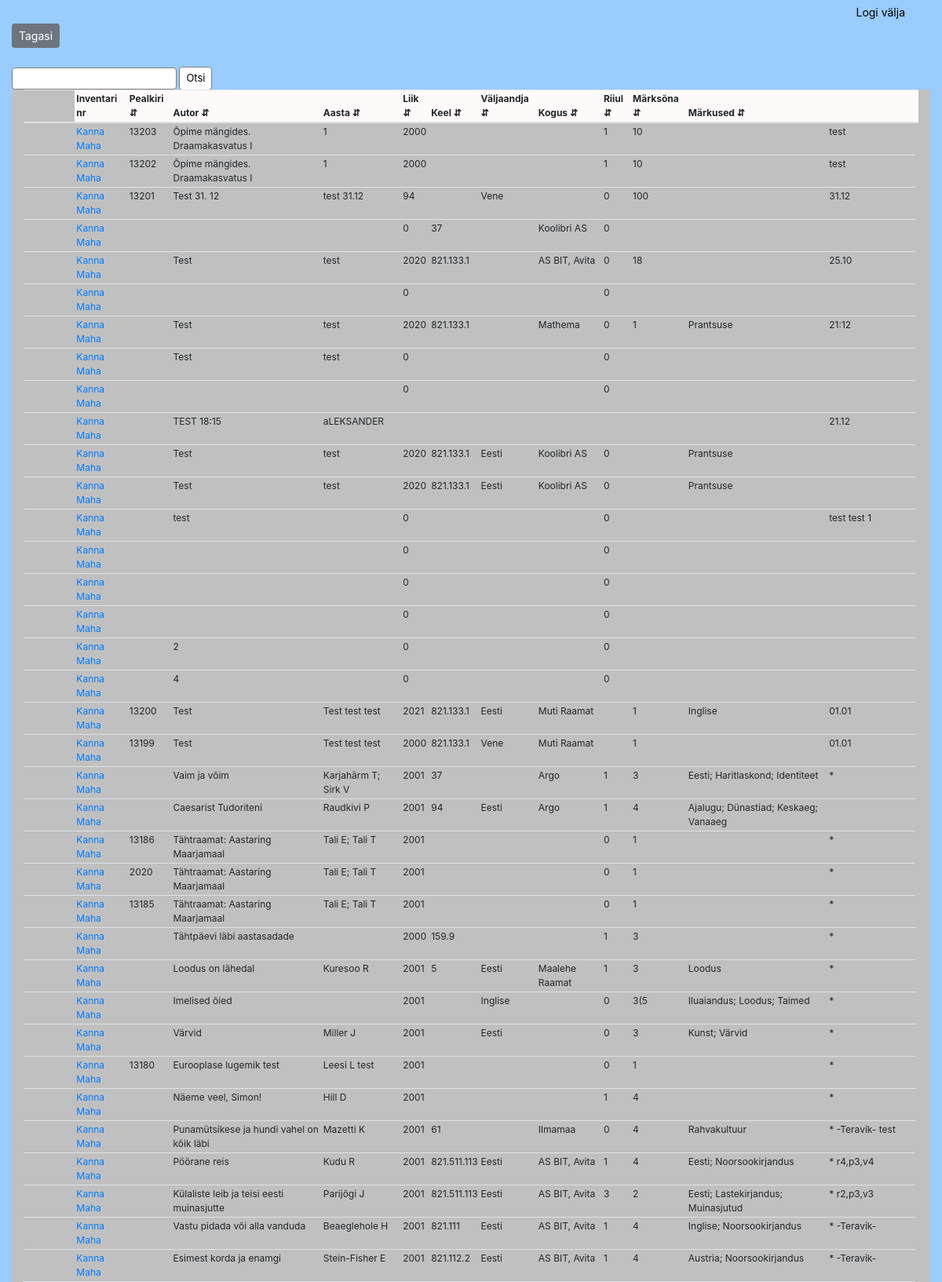
The app's page /write_off_book_select.php (upper part) with its own data.
### tables this page shows
CREATE TABLE IF NOT EXISTS `meedia` (
  `id` int(11) NOT NULL AUTO_INCREMENT,
  `meedia_liik` varchar(10) DEFAULT NULL,
  `ISBN` varchar(25) DEFAULT NULL,
  `pealkiri` varchar(150) DEFAULT NULL,
  `sari` int(11) DEFAULT NULL,
  `klass` varchar(10) DEFAULT NULL,
  `andmekandja` int(11) DEFAULT NULL,
  `autor` varchar(225) DEFAULT NULL,
  `aasta` int(11) DEFAULT NULL,
  `liik` int(11) DEFAULT NULL,
  `keel` int(11) DEFAULT NULL,
  `valjaandja` int(11) DEFAULT NULL,
  `kogus` int(11) DEFAULT NULL,
  `riiul` varchar(5) DEFAULT NULL,
  `marksona` varchar(255) DEFAULT NULL,
  `markused` varchar(255) DEFAULT NULL,
  PRIMARY KEY (`id`),
  KEY `FK_raamat_keel` (`keel`),
  KEY `FK_raamat_andmekandja` (`andmekandja`),
  KEY `FK_raamat_liik` (`liik`),
  KEY `FK_raamat_valjaandja` (`valjaandja`),
  KEY `FK_raamat_marskona` (`marksona`(250))
);

CREATE TABLE IF NOT EXISTS `meedia_eksemplar` (
  `id` int(11) NOT NULL AUTO_INCREMENT,
  `meedia` int(11) NOT NULL,
  `p_id` int(11) NOT NULL,
  `inventari_nr` int(11) NOT NULL,
  `kuupaev` datetime NOT NULL DEFAULT CURRENT_TIMESTAMP,
  `hind` decimal(15,2) NOT NULL,
  `kogus` int(11) NOT NULL,
  `müüdud_kogus` int(11) NOT NULL,
  `saatedokument` int(11) NOT NULL,
  `mahakandmisakt` int(11) NOT NULL,
  `number` varchar(15) NOT NULL,
  `markused` varchar(255) NOT NULL,
  PRIMARY KEY (`id`),
  KEY `fk_meediaeks_meedia` (`meedia`),
  KEY `fk_mahakandmine` (`mahakandmisakt`)
);

CREATE TABLE IF NOT EXISTS `keel` (
  `id` int(11) NOT NULL AUTO_INCREMENT,
  `nimi` varchar(15) NOT NULL,
  PRIMARY KEY (`id`)
);

CREATE TABLE IF NOT EXISTS `liik` (
  `id` int(11) NOT NULL AUTO_INCREMENT,
  `nimi` varchar(50) NOT NULL,
  `markused` varchar(255) NOT NULL,
  PRIMARY KEY (`id`)
);

CREATE TABLE IF NOT EXISTS `valjaandja` (
  `id` int(11) NOT NULL AUTO_INCREMENT,
  `nimi` varchar(25) NOT NULL,
  `aadress` varchar(50) NOT NULL,
  `linn` varchar(25) NOT NULL,
  `maakond` varchar(25) NOT NULL,
  `postiindeks` varchar(6) NOT NULL,
  `telefon` varchar(15) NOT NULL,
  `markused` varchar(255) NOT NULL,
  PRIMARY KEY (`id`)
);

### write_off_book_select.php (the view, shortened to what this page needs)
<?php
include_once("config.php");
$record_per_page = 50;
$page = '';
if(isset($_GET["page"])){
 $page = $_GET["page"];}
else{
 $page = 1;}
$start_from = ($page-1)*$record_per_page;
$sql= "select meedia.id, meedia_eksemplar.inventari_nr as nr, meedia.pealkiri, meedia.autor, meedia.aasta, liik.nimi as l, keel.nimi as k, valjaandja.nimi as v, meedia.kogus, meedia.riiul, meedia.marksona, meedia.markused
from ((((meedia
LEFT join  liik ON meedia.liik = liik.id)
LEFT JOIN keel ON meedia.keel = keel.id)
LEFT JOIN valjaandja ON meedia.valjaandja =valjaandja.id)
LEFT JOIN meedia_eksemplar ON meedia.id =meedia_eksemplar.meedia)
where meedia_liik like 'RA' LIMIT $start_from, $record_per_page ";
?>
<!DOCTYPE html>
<html>
<head>
<link rel="stylesheet" href="style.css" type="text/css"/>
<link rel="stylesheet" href="https://cdn.jsdelivr.net/npm/bootstrap@4.5.3/dist/css/bootstrap.min.css">
</head>
<body>
 <div class="container-fluid">
<div class="row" id="head">
<div class="col-lg"  >
 <?php
include_once("header.php");
?>
    </div>
 </div>
<div class="row " id="menyy">
    <div class="col"  >
        <button  class="btn btn-secondary btn-sm" onclick="window.location.href='select_media_write_off.php';" >Tagasi </button><br><br>
	<form action=" " method="POST" class="vorm" >
 <?php
			$search = (isset($_POST['search'])) ? htmlentities($_POST['search']) : ''; ?>
			<input type="text" name="search" value="<?= $search ?>" >
			<input type ="submit" value="Otsi">
		</form>
</div></div>
<div class="col "  style="background-color: #C0C0C0">
    <table id="editable_table" class="table table-sm table-hover ">
    <thead>
		<tr>
		<th onclick="sortTable(0)">Inventari nr</th>
		<th onclick="sortTable(1)">Pealkiri &#8693;</th>
		<th onclick="sortTable(2)">Autor &#8693;</th>
		<th onclick="sortTable(3)">Aasta &#8693;</th>
		<th onclick="sortTable(4)">Liik &#8693;</th>
		<th onclick="sortTable(5)">Keel &#8693;</th>
		<th onclick="sortTable(6)">Väljaandja &#8693;</th>
		<th onclick="sortTable(7)">Kogus &#8693;</th>
		<th onclick="sortTable(8)">Riiul &#8693;</th>
		<th onclick="sortTable(9)">Märksõna &#8693;</th>
		<th onclick="sortTable(10)">Märkused &#8693;</th>
		<th></th>
		<th></th>
		</tr>
	<thead>
	<tbody>
<?php
$result = mysqli_query($conn, $sql) or die("error:".mysqli_error($conn));
  while($row = mysqli_fetch_array($result)) {
  echo '
  <tr>
	<td style="visibility:hidden;">'.$row["id"].'</td>
    <td><a href="write_off_book.php?id='.$row["nr"].'">Kanna Maha</i></a></td>
    <td >'.$row["nr"].'</td>
	<td>'.$row["pealkiri"].'</td>
	<td>'.$row["autor"].'</td>
	<td>'.$row["aasta"].'</td>
	<td>'.$row["l"].'</td>
	<td>'.$row["k"].'</td>
	<td>'.$row["v"].'</td>
	<td>'.$row["kogus"].'</td>
	<td>'.$row["riiul"].'</td>
	<td>'.$row["marksona"].'</td>
	<td>'.$row["markused"].'</td>
  </tr> ';
}
        ?>
	</tbody>
	</table>
    </div>
 </div>
</body>
</html>

### style.css (style rules this page uses)
body { background-color: #99CCFF !important; ; }
#menyy { margin-right: 1px; }
#editable_table { font-size:12px; }
#editable_table th, #editable_table td { padding: 2px; }
#editable_table th { top: 0; position: sticky; background-color: snow; }
.vorm input[type=submit] { padding: 4px 8px; border: none; border-radius: 4px; background-color:white; border: 1px solid gray; margin-bottom:-50px; font-size: 13px; }
.vorm input[type=text], .vorm select { padding:4px 8px; border: 1px solid gray; border-radius: 4px; box-sizing: border-box; font-size: 12px; }
.vorm { font-size:12px; }

### records on screen
meedia: meedia_eksemplar.inventari_nr "13203", pealkiri "Õpime mängides. Draamakasvatus I", autor "1", aasta "2000", kogus "1", riiul "10", markused "test", meedia_eksemplar.inventari_nr "13202"
meedia: meedia_eksemplar.inventari_nr "13201", pealkiri "Test 31. 12", autor "test 31.12", aasta "94", keel.nimi "Vene", kogus "0", riiul "100", markused "31.12"
meedia: aasta "0", liik.nimi "37", valjaandja.nimi "Koolibri AS", kogus "0"
meedia: pealkiri "Test", autor "test", aasta "2020", liik.nimi "821.133.1", valjaandja.nimi "AS BIT, Avita", kogus "0", riiul "18", markused "25.10"
meedia: aasta "0", kogus "0"
meedia: pealkiri "Test", autor "test", aasta "2020", liik.nimi "821.133.1", valjaandja.nimi "Mathema", kogus "0", riiul "1", marksona "Prantsuse", markused "21:12"
meedia: pealkiri "Test", autor "test", aasta "0", kogus "0"
meedia: aasta "0", kogus "0"
meedia: pealkiri "TEST 18:15", autor "aLEKSANDER", markused "21.12"
meedia: pealkiri "Test", autor "test", aasta "2020", liik.nimi "821.133.1", keel.nimi "Eesti", valjaandja.nimi "Koolibri AS", kogus "0", marksona "Prantsuse"
meedia: pealkiri "Test", autor "test", aasta "2020", liik.nimi "821.133.1", keel.nimi "Eesti", valjaandja.nimi "Koolibri AS", kogus "0", marksona "Prantsuse"
meedia: pealkiri "test", aasta "0", kogus "0", markused "test test 1"
meedia: aasta "0", kogus "0"
meedia: aasta "0", kogus "0"
meedia: aasta "0", kogus "0"
meedia: pealkiri "2", aasta "0", kogus "0"
meedia: pealkiri "4", aasta "0", kogus "0"
meedia: meedia_eksemplar.inventari_nr "13200", pealkiri "Test", autor "Test test test", aasta "2021", liik.nimi "821.133.1", keel.nimi "Eesti", valjaandja.nimi "Muti Raamat", riiul "1", marksona "Inglise", markused "01.01"
meedia: meedia_eksemplar.inventari_nr "13199", pealkiri "Test", autor "Test test test", aasta "2000", liik.nimi "821.133.1", keel.nimi "Vene", valjaandja.nimi "Muti Raamat", riiul "1", markused "01.01"
meedia: pealkiri "Vaim ja võim", autor "Karjahärm T; Sirk V", aasta "2001", liik.nimi "37", valjaandja.nimi "Argo", kogus "1", riiul "3", marksona "Eesti; Haritlaskond; Identiteet", markused "*"
meedia: pealkiri "Caesarist Tudoriteni", autor "Raudkivi P", aasta "2001", liik.nimi "94", keel.nimi "Eesti", valjaandja.nimi "Argo", kogus "1", riiul "4", marksona "Ajalugu; Dünastiad; Keskaeg; Vanaaeg"
meedia: meedia_eksemplar.inventari_nr "13186", pealkiri "Tähtraamat: Aastaring Maarjamaal", autor "Tali E; Tali T", aasta "2001", kogus "0", riiul "1", markused "*", meedia_eksemplar.inventari_nr "2020", meedia_eksemplar.inventari_nr "13185"
meedia: pealkiri "Tähtpäevi läbi aastasadade", aasta "2000", liik.nimi "159.9", kogus "1", riiul "3", markused "*"
meedia: pealkiri "Loodus on lähedal", autor "Kuresoo R", aasta "2001", liik.nimi "5", keel.nimi "Eesti", valjaandja.nimi "Maalehe Raamat", kogus "1", riiul "3", marksona "Loodus", markused "*"
meedia: pealkiri "Imelised õied", aasta "2001", keel.nimi "Inglise", kogus "0", riiul "3(5", marksona "Iluaiandus; Loodus; Taimed", markused "*"
meedia: pealkiri "Värvid", autor "Miller J", aasta "2001", keel.nimi "Eesti", kogus "0", riiul "3", marksona "Kunst; Värvid", markused "*"
meedia: meedia_eksemplar.inventari_nr "13180", pealkiri "Eurooplase lugemik test", autor "Leesi L test", aasta "2001", kogus "0", riiul "1", markused "*"
meedia: pealkiri "Näeme veel, Simon!", autor "Hill D", aasta "2001", kogus "1", riiul "4", markused "*"
meedia: pealkiri "Punamütsikese ja hundi vahel on kõik läbi", autor "Mazetti K", aasta "2001", liik.nimi "61", valjaandja.nimi "Ilmamaa", kogus "0", riiul "4", marksona "Rahvakultuur", markused "* -Teravik- test"
meedia: pealkiri "Pöörane reis", autor "Kudu R", aasta "2001", liik.nimi "821.511.113", keel.nimi "Eesti", valjaandja.nimi "AS BIT, Avita", kogus "1", riiul "4", marksona "Eesti; Noorsookirjandus", markused "* r4,p3,v4"
meedia: pealkiri "Külaliste leib ja teisi eesti muinasjutte", autor "Parijõgi J", aasta "2001", liik.nimi "821.511.113", keel.nimi "Eesti", valjaandja.nimi "AS BIT, Avita", kogus "3", riiul "2", marksona "Eesti; Lastekirjandus; Muinasjutud", markused "* r2,p3,v3"
meedia: pealkiri "Vastu pidada või alla vanduda", autor "Beaeglehole H", aasta "2001", liik.nimi "821.111", keel.nimi "Eesti", valjaandja.nimi "AS BIT, Avita", kogus "1", riiul "4", marksona "Inglise; Noorsookirjandus", markused "* -Teravik-"
meedia: pealkiri "Esimest korda ja enamgi", autor "Stein-Fisher E", aasta "2001", liik.nimi "821.112.2", keel.nimi "Eesti", valjaandja.nimi "AS BIT, Avita", kogus "1", riiul "4", marksona "Austria; Noorsookirjandus", markused "* -Teravik-"
